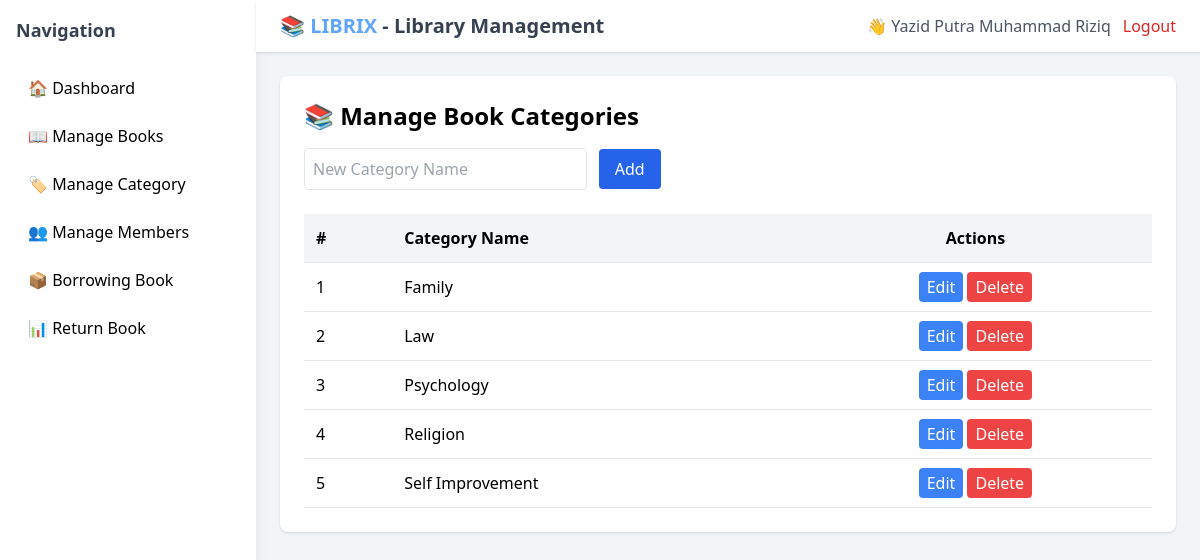
The app's page /app/views/officer/dashboard.php?page=manage_category (signed in) with its own data.
### tables this page shows
CREATE TABLE `bookcategory` (
  `CatCode` char(6) NOT NULL,
  `CatName` varchar(50) DEFAULT NULL
);

### config/connections.php (called while the page is built, shortened)
<?php
class Database {
    private $host = "localhost";
    private $username = "root";
    private $password = "";
    private $database = "librix";
    public $conn;
    private function connectDatabase() {
        $this->conn = new mysqli($this->host, $this->username, $this->password, $this->database);
    }
    public function getConnection() {
        return $this->conn;
    }
}
?>

### app/models/BaseModel.php (called while the page is built, shortened)
<?php
require_once __DIR__ . '/../../config/connections.php';
class BaseModel {
    protected $conn;
    public function __construct() {
        $database = new Database();
        $this->conn = $database->getConnection();
    }
    protected function query($sql, $params = []) {
        $stmt = $this->conn->prepare($sql);
        $stmt->execute();
        return $stmt;
    }
    protected function fetchAll($sql, $params = []) {
        $stmt = $this->query($sql, $params);
        $result = $stmt->get_result();
        return $result->fetch_all(MYSQLI_ASSOC);
    }
}
?>

### app/models/CategoryModel.php (called while the page is built, shortened)
<?php
require_once 'BaseModel.php';
class CategoryModel extends BaseModel {
    public function getAllCategories() {
        $sql = "SELECT * FROM BookCategory ORDER BY CatName ASC";
        return $this->fetchAll($sql);
    }
}
?>

### app/views/officer/pages/manage_category.php (the view, shortened to what this page needs)
<?php
require_once '../../../config/connections.php';
require_once '../../models/CategoryModel.php';
$db = new Database();
$conn = $db->getConnection();
$categoryModel = new CategoryModel($conn);
$categories = $categoryModel->getAllCategories();
?>
<div class="bg-white p-6 rounded-lg shadow">
  <h2 class="text-2xl font-semibold mb-4">📚 Manage Book Categories</h2>
  <form method="POST" class="flex items-center gap-3 mb-6">
    <input type="text" name="CatName" placeholder="New Category Name" required
      class="border rounded p-2 w-1/3 focus:outline-none focus:ring focus:ring-blue-300">
    <button type="submit" name="add_category"
      class="bg-blue-600 text-white px-4 py-2 rounded hover:bg-blue-700">Add</button>
  </form>
  <table class="w-full border-collapse">
    <thead>
      <tr class="bg-gray-100 text-left border-b">
        <th class="p-3">#</th>
        <th class="p-3">Category Name</th>
        <th class="p-3 text-center">Actions</th>
      </tr>
    </thead>
    <tbody>
      <?php if ($categories && count($categories) > 0): ?>
        <?php $no = 1; foreach ($categories as $cat): ?>
          <tr class="border-b hover:bg-gray-50">
            <td class="p-3"><?= $no++; ?></td>
            <td class="p-3"><?= htmlspecialchars($cat['CatName']); ?></td>
            <td class="p-3 text-center">
              <a href="dashboard.php?page=edit_category&id=<?= $cat['CatCode']; ?>"
                class="bg-blue-500 text-white px-2 py-1 rounded hover:bg-blue-600">Edit</a>
              <a href="dashboard.php?page=manage_category&delete=<?= $cat['CatCode']; ?>"
                onclick="return confirm('Are you sure you want to delete this category?');"
                class="bg-red-500 text-white px-2 py-1 rounded hover:bg-red-600">Delete</a>
            </td>
          </tr>
        <?php endforeach; ?>
      <?php else: ?>
        <tr><td colspan="3" class="p-3 text-center text-gray-500">No categories found.</td></tr>
      <?php endif; ?>
    </tbody>
  </table>
</div>

### records on screen
bookcategory: CatName "Family"
bookcategory: CatName "Law"
bookcategory: CatName "Psychology"
bookcategory: CatName "Religion"
bookcategory: CatName "Self Improvement"

### other values on screen
$_SESSION['name'] "Yazid Putra Muhammad Riziq"
